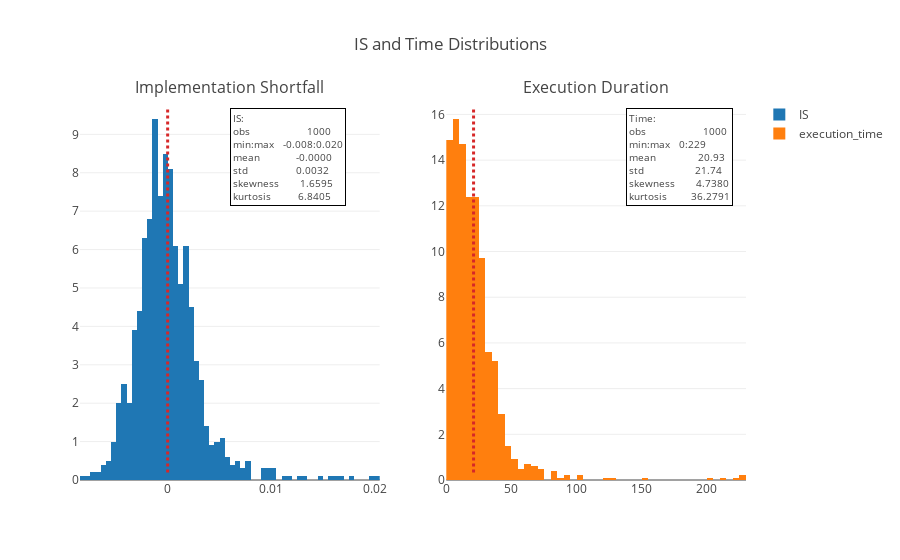

The cell this chart's notebook holds for it:
### Code cell
utils.get_result_hist(df_results)

### Figure 1 — Plotly figure (JSON) as saved in the notebook; plotly's stock layout.template omitted (floating-point values rounded to 4 significant figures; data arrays with more than 128 entries replaced by an {"elided": "..."} marker saying what was removed)
{"data": [{"histnorm": "percent", "name": "IS", "type": "histogram", "x": {"elided": "1000 float values"}, "xaxis": "x", "yaxis": "y"}, {"histnorm": "percent", "name": "execution_time", "type": "histogram", "x": {"elided": "1000 float values"}, "xaxis": "x2", "yaxis": "y2"}], "layout": {"annotations": [{"font": {"size": 16}, "showarrow": false, "text": "Implementation Shortfall", "x": 0.225, "xanchor": "center", "xref": "paper", "y": 1, "yanchor": "bottom", "yref": "paper"}, {"font": {"size": 16}, "showarrow": false, "text": "Execution Duration", "x": 0.775, "xanchor": "center", "xref": "paper", "y": 1, "yanchor": "bottom", "yref": "paper"}, {"align": "left", "bgcolor": "white", "bordercolor": "black", "borderpad": 2, "borderwidth": 1, "font": {"size": 10}, "showarrow": false, "text": "IS:<br>obs                   1000<br>min:max   -0.008:0.020<br>mean            -0.0000<br>std                0.0032<br>skewness       1.6595<br>kurtosis         6.8405", "x": 0.4, "xanchor": "right", "xref": "paper", "y": 0.98, "yanchor": "top", "yref": "paper"}, {"align": "left", "bgcolor": "white", "bordercolor": "black", "borderpad": 2, "borderwidth": 1, "font": {"size": 10}, "showarrow": false, "text": "Time:<br>obs                   1000<br>min:max   0:229<br>mean              20.93<br>std                 21.74<br>skewness       4.7380<br>kurtosis        36.2791", "x": 0.98, "xanchor": "right", "xref": "paper", "y": 0.98, "yanchor": "top", "yref": "paper"}], "shapes": [{"line": {"color": "#D62728", "dash": "dot", "width": 3}, "type": "line", "x0": -1.83e-05, "x1": -1.83e-05, "xref": "x", "y0": 0.02, "y1": 0.98, "yref": "paper"}, {"line": {"color": "#D62728", "dash": "dot", "width": 3}, "type": "line", "x0": 20.93, "x1": 20.93, "xref": "x2", "y0": 0.02, "y1": 0.98, "yref": "paper"}], "title": {"text": "IS and Time Distributions"}, "xaxis": {"anchor": "y", "domain": [0, 0.45]}, "xaxis2": {"anchor": "y2", "domain": [0.55, 1]}, "yaxis": {"anchor": "x", "domain": [0, 1]}, "yaxis2": {"anchor": "x2", "domain": [0, 1]}}}
